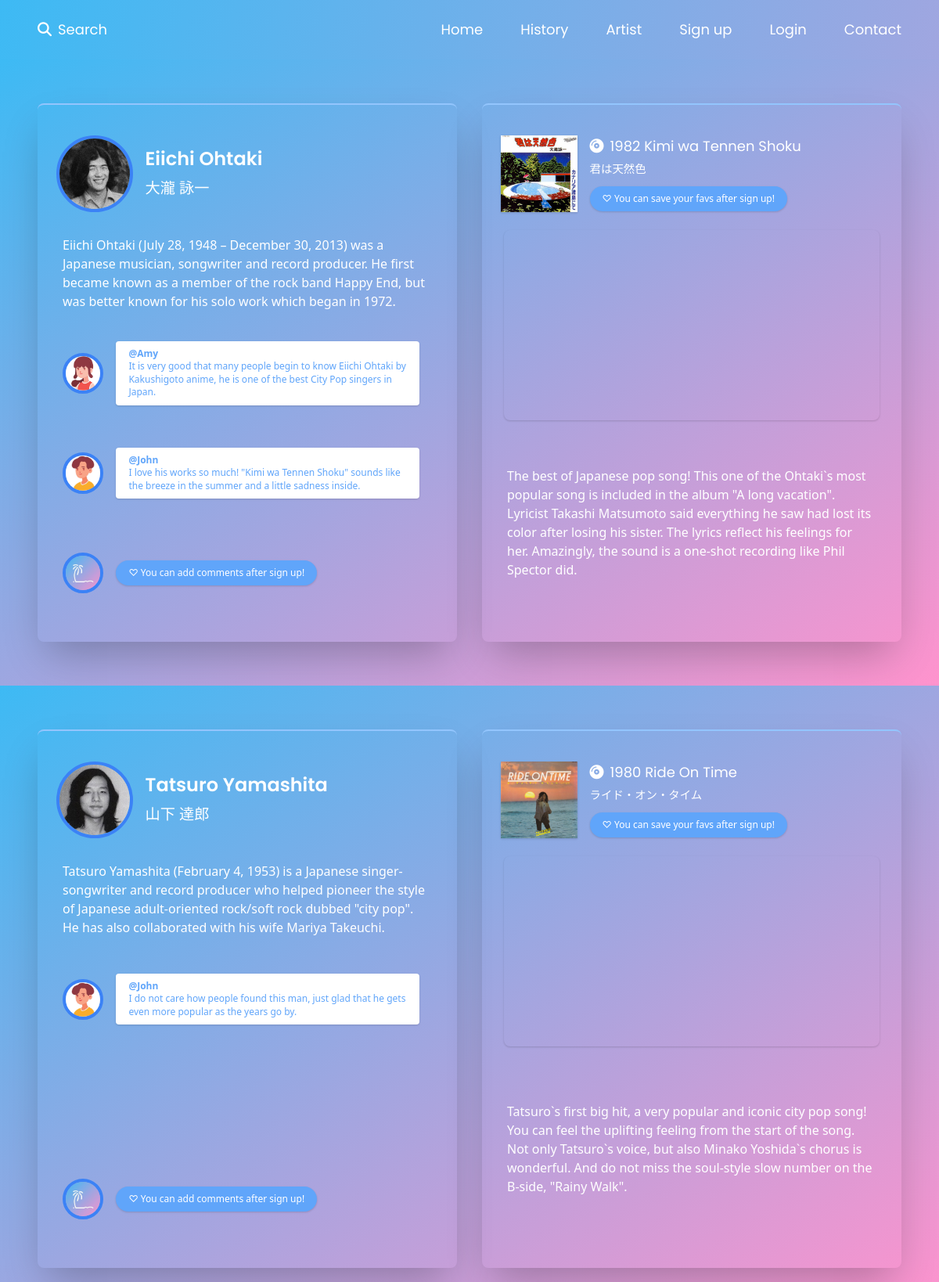
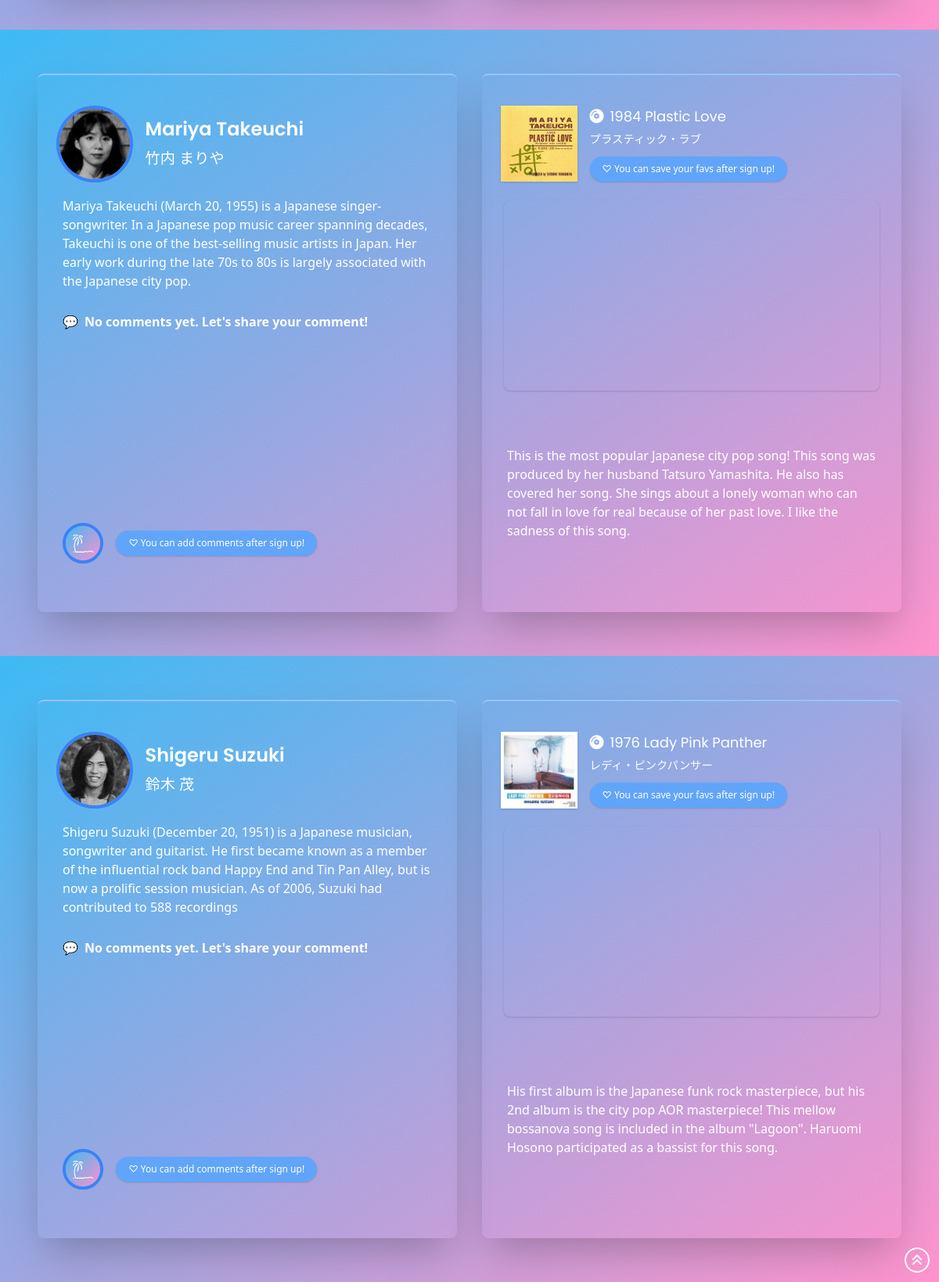
The page /artist on the database as committed earlier (2 pictures, top to bottom).
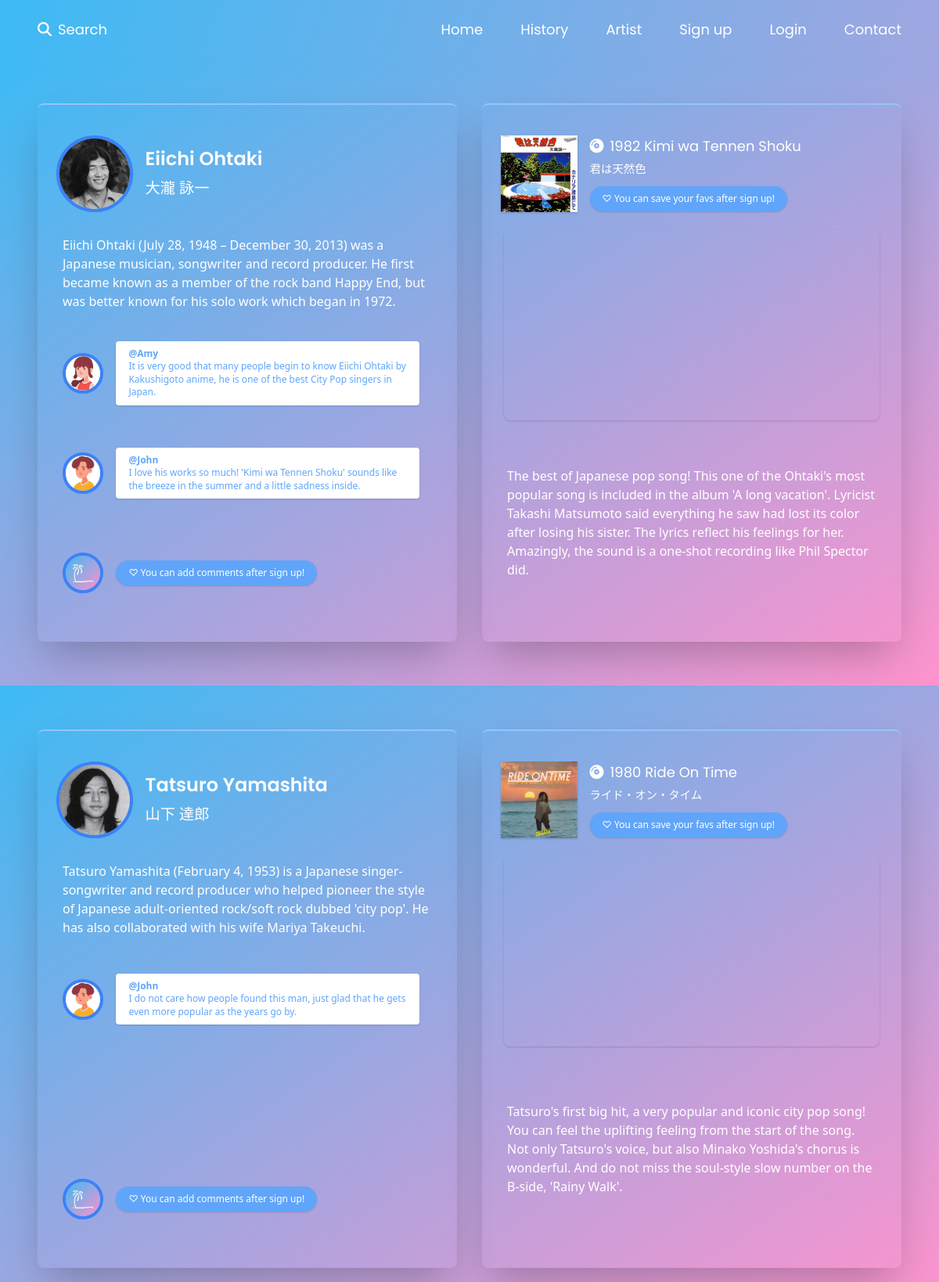
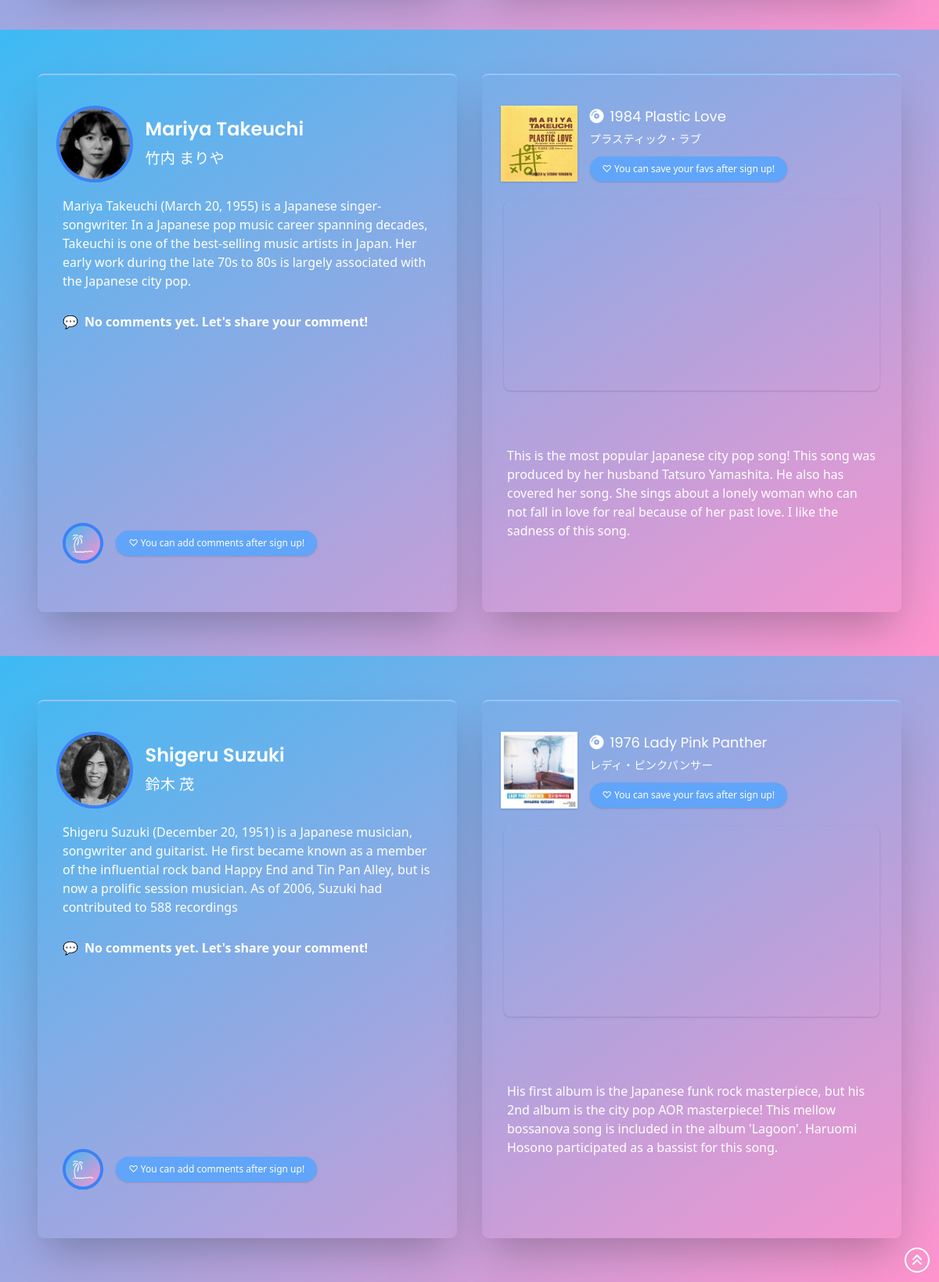
The same page on the database as committed later (2 pictures, top to bottom).
### flaskr/models.py (models this page shows, shortened)
class Artist(db.Model):
    __tablename__ = 'artists'
    id = db.Column(db.Integer, primary_key=True)
    from_album_id = db.Column(
        db.Integer, db.ForeignKey('albums.id'), index=True
    )
    year = db.Column(db.Integer)
    name = db.Column(db.String(128))
    name_j = db.Column(db.String(128))
    title = db.Column(db.String(128))
    title_j = db.Column(db.String(128))
    youtube = db.Column(db.Text)
    song_info = db.Column(db.Text)
    artist_info = db.Column(db.Text)
    song_picture_path = db.Column(db.Text)
    artist_picture_path = db.Column(db.Text)

class User(UserMixin, db.Model):
    __tablename__ = 'users'
    id = db.Column(db.Integer, primary_key=True)
    email = db.Column(db.String(64), unique=True, index=True)
    username = db.Column(db.String(64), index=True)
    password = db.Column(db.String(128))
    picture_path = db.Column(db.Text)
    create_at = db.Column(db.DateTime, default=datetime.now)
    update_at = db.Column(db.DateTime, default=datetime.now)
    @classmethod
    def select_user_by_id(cls, id):
        return cls.query.get(id)

class Comment(db.Model):
    __tablename__ = 'comments'
    id = db.Column(db.Integer, primary_key=True)
    from_user_id = db.Column(
        db.Integer, db.ForeignKey('users.id'), index=True
    )
    to_artist_id = db.Column(
        db.Integer, db.ForeignKey('artists.id'), index=True
    )
    comment = db.Column(db.Text)
    create_at = db.Column(db.DateTime, default=datetime.now)
    update_at = db.Column(db.DateTime, default=datetime.now)

### flaskr/artist/views.py (the view, shortened to what this page needs)
@artist_bp.route('', methods=['GET', 'POST'])
def artist():
    artists = Artist.query.all()
    comments = Comment.query.all()
    like_songs = LikeSong.query.all()
    users = User.query.all()
    user_id = current_user.get_id()
    user = User.select_user_by_id(user_id)
    form = LikeSongForm(request.form)
    form_c = CommentForm(request.form)
    return render_template('artist/artist.html', artists=artists, comments=comments, like_songs=like_songs, users=users, user=user, form=form, form_c=form_c)

### flaskr/templates/artist/artist.html (shortened to what this page needs)
{% from "/_formhelpers.html" import render_field %}
{% extends "/base.html" %}
{% block content %}
{% block header2 %}
{{ super() }}
{% endblock %}
{% for artist in artists %}
<div class="artists-style" id="{{ artist.name }}">
    <div class="artist-style">
        <div class="artist-h-20">
            <div class="artist-grid-col-5">
                <div class="artist-col-2 xl:p-2">
                    <img src="{{ url_for('static', filename=artist.artist_picture_path) }}" class="w-full icon-style border-4">
                </div>
                <div class="artist-col-3">
                    <div class="pl-4 2xl:pl-8">
                        <h3 class="font-semibold">
                            {{ artist.name }}
                        </h3>
                        <h3 class="mt-1">
                            <small>{{ artist.name_j }}</small>
                        </h3>
                    </div>
                </div>
            </div>
        </div>
        <div class="artist-h-20 px-2">
            <p class="text-xs sm:text-base md:text-lg lg:text-base">
                {{ artist.artist_info }}
            </p>
        </div>
        <div class="artist-h-40 px-2">
            <div class="h-full w-full overflow-scroll">
                <div class="h-1/2 sm:h-1/3 lg:h-1/2 xl:h-1/3">
                    {% set isCommented = {'isCommented':False} %}
                    {% for comment in comments %}
                        {% if artist.id == comment.to_artist_id %}
                        <div class="artist-col-9 overflow-scroll">
                            {% for user in users %}
                            {% if comment.from_user_id == user.id %}
                            <div class="artist-col-2 xl:p-1">
                                {% if user.picture_path %}
                                <img src="{{ url_for('static', filename=user.picture_path) }}" class="icon-style">
                                {% else %}
                                <img src="/static/image/logoa.jpg" class="icon-style">
                                {% endif %}
                            </div>
                            <div class="artist-col-7">
                                <div class="comment-style">
                                    <p class="font-semibold text-xs 2xl:text-sm">@{{ user.username}}</p>
                                    <p class="leading-snug text-xs">{{ comment.comment }}</p>
                                </div>
                            </div>
                            {% endif %}
                            {% endfor %}
                        </div>
                        {% endif %}
                    {% endfor %}
                    {% if not isCommented.isCommented %}
                        <p class="font-semibold mt-2 lg:mt-6 xl:mt-2">
                            <span class="mr-2">💬</span>No comments yet. Let's share your comment!
                        </p>
                    {% endif %}
                </div>
            </div>
        </div>
        <div class="artist-h-20 px-2">
            <div class="artist-grid-col-9">
                {% if current_user.is_authenticated %}
                <div class="artist-col-2 p-0 xl:p-1">
                    {% if current_user.picture_path %}
                    <img src="{{ url_for('static', filename=current_user.picture_path) }}" class="icon-style">
                    {% else %}
                    <img src="/static/image/logoa.jpg" class="icon-style">
                    {% endif %}
                </div>
                <div class="artist-col-7">
                    <form method="POST" class="add-comment-form">
                        {{form_c.csrf_token}}
                        {{ form_c.to_artist_id(value=artist.id) }}
                        <p>
                            {{render_field(form_c.comment, rows="2", class="add-comment-style")}}
                        </p>
                        <p class="mt-1 sm:mt-2">
                            {{form_c.submit(class="btn-blue-small")}}
                        </p>
                    </form>
                </div>
                {% else %}
                <div class="artist-col-2 p-0 xl:p-1">
                    <img src="/static/image/logoa.jpg" class="icon-style">
                </div>
                <div class="artist-col-7 mx-2 sm:mx-4 2xl:mx-8">
                    <p>
                        <a href="{{ url_for('signup.signup') }}">
                            <button class="btn-blue text-xs xl:px-4">
                                ♡ You can add comments after sign up!
                            </button>
                        </a>
                    </p>
                </div>
                {% endif %}
            </div>
        </div>
    </div>
    <div class="artist-style mb-8 lg:mb-0">
        <div class="artist-h-20">
            <div class="artist-grid-col-5">
                <div class="artist-col-2 p-1 sm:p-0 xl:p-1">
                    <img src="{{ url_for('static', filename=artist.song_picture_path) }}" alt="" class="w-full shadow">
                </div>
                <div class="artist-col-3">
                    <div class="artist-pl">
                        <h5>
                            <i class="fas fa-compact-disc mr-1 sm:mr-2"></i>{{ artist.year }} {{ artist.title }}
                        </h5>
                        <h5>
                            <small>{{ artist.title_j }}</small>
                        </h5>
                        {% if current_user.is_authenticated %}
                        <form method="POST" class="mt-0 sm:mt-2">
                            {{ form.csrf_token }}
                            {{ form.from_user_id(value=current_user.id) }}
                            {{ form.to_artist_id(value=artist.id) }}
                            {% set isLiked = {'isLiked':False} %}
                            {% for like_song in like_songs %}
                                {% if like_song.from_user_id == current_user.id and like_song.to_artist_id == artist.id %}
                                <p>
                                    {{ form.submit(value="♥ Liked", class="btn-pink") }}
                                </p>
                                {% endif %}
                            {% endfor %}
                            {% if not isLiked.isLiked %}
                                <p>
                                    {{ form.submit(class="btn-transparent") }}
                                </p>
                            {% endif %}
                        </form>
                        {% else %}
                        <p class="mt-0 sm:mt-2">
                            <a href="{{ url_for('signup.signup') }}">
                                <button class="btn-blue text-xs xl:px-4">
                                    ♡ You can save your favs after sign up!
                                </button>
                            </a>
                        </p>
                        {% endif %}
                    </div>
                </div>
            </div>
        </div>
        <div class="youtube-style">
            <iframe class="youtube" src="{{ artist.youtube }}" frameborder="0" allow="accelerometer; autoplay; encrypted-media; gyroscope; picture-in-picture" allowfullscreen></iframe>
        </div>
        <div class="song-style">
            <p>{{ artist.song_info }}</p>
        </div>
    </div>
    {% block back %}
    {{ super() }}
    {% endblock %}
</div>
{% endfor %}
{% endblock %}

### flaskr/templates/base.html (shortened to what this page needs)
<!DOCTYPE html>
<html lang="en">
<head prefix="og:http://ogp.me/ns#">
    <link rel="stylesheet" href="/static/css/public/style.css">
    <link rel="stylesheet" href="/static/css/base.css">
</head>
<body class="bg-purple-300" id="top">
    {% block content %}
    {% block header2 %}
    <header class="header-style">
        <nav class="pt-4 lg:pt-6">
            <ul>
                <li>
                    <a class="menu-block" href="{{ url_for('search.search') }}">
                        <i class="fas fa-search mr-2"></i>Search
                    </a>
                </li>
            </ul>
            <div class="nav-bar-style" id="nav-content">
                <ul class="nav-ul-style">
                    <li class="menu-ml lg:ml-0">
                        <a class="menu-block" href="{{ url_for('app.home') }}">Home</a>
                    </li>
                    <li class="menu-ml">
                        <a class="menu-block" href="{{ url_for('history.history') }}">History</a>
                    </li>
                    <li class="menu-ml">
                        <a class="menu-block" href="{{ url_for('artist.artist') }}">Artist</a>
                    </li>
                    {% if current_user.is_authenticated %}
                    <li class="menu-ml">
                        <a class="menu-block" href="{{url_for('logout.logout')}}">Logout</a>
                    </li>
                    <li class="menu-ml">
                        <a class="menu-block" href="{{url_for('user.user')}}">User</a>
                    </li>
                    {% else %}
                    <li class="menu-ml">
                        <a class="menu-block" href="{{url_for('signup.signup')}}">Sign up</a>
                    </li>
                    <li class="menu-ml">
                        <a class="menu-block" href="{{url_for('login.login')}}">Login</a>
                    </li>
                    {% endif %}
                    <li class="menu-ml">
                        <a class="menu-block" href="{{ url_for('contact.contact') }}">Contact</a>
                    </li>
                </ul>
            </div>
        </nav>
    </header>
    {% endblock %}
    {% block back %}
    <div class="btn-back-style">
        <a href="#top">
            <p class="btn-back">
                <i class="fas fa-angle-double-up"></i>
            </p>
        </a>
    </div>
    {% endblock %}
    {% endblock %}
</body>
</html>

### flaskr/static/css/base.css (style rules this page uses)
body { background: linear-gradient(to bottom right, #3dbaf4 0%, #ff93cd 100%); }
body:after { position: fixed; top: 0; left: 0; width: 100%; height: 100%; content: ""; background: linear-gradient(to bottom right, #3dbaf4 0%, #ff93cd 100%); z-index: -1; }

Rows that differ between the two databases and show on the page:
changed Artist "Eiichi Ohtaki": song_info "…This one of the Ohtaki`s most popular song is included in the album \"A long vacation\". Lyricist Takashi Matsumoto said…" → "…This one of the Ohtaki's most popular song is included in the album 'A long vacation'. Lyricist Takashi Matsumoto said…"
changed Comment: comment "I love his works so much! \"Kimi wa Tennen Shoku\" sounds like the breeze in the summer and a little sadness inside." → "I love his works so much! 'Kimi wa Tennen Shoku' sounds like the breeze in the summer and a little sadness inside."
changed Artist "Tatsuro Yamashita": artist_info "…adult-oriented rock/soft rock dubbed \"city pop\". He has also collaborated…" → "…adult-oriented rock/soft rock dubbed 'city pop'. He has also collaborated…"; song_info "Tatsuro`s first big hit, a very popular and iconic city pop song! You can feel the uplifting feeling from the start of the song. Not only Tatsuro`s voice, but also Minako Yoshida`s chorus is wonderful. And do not miss the soul-style slow number on the B-side, \"Rainy Walk\"." → "Tatsuro's first big hit, a very popular and iconic city pop song! You can feel the uplifting feeling from the start of the song. Not only Tatsuro's voice, but also Minako Yoshida's chorus is wonderful. And do not miss the soul-style slow number on the B-side, 'Rainy Walk'."
changed Artist "Shigeru Suzuki": song_info "…included in the album \"Lagoon\". Haruomi Hosono participated as…" → "…included in the album 'Lagoon'. Haruomi Hosono participated as…"
